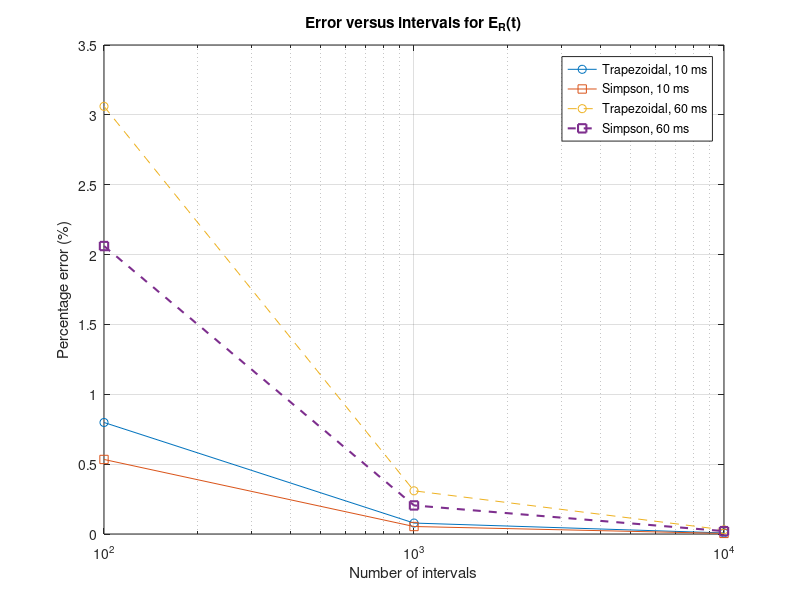
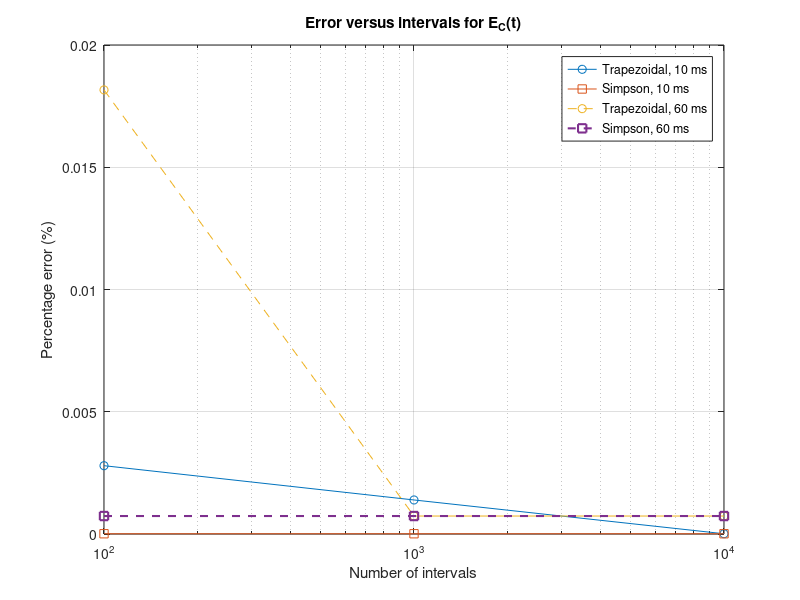

Source code (MATLAB) for these figures, in order:
% Wong Jin Tim
% Student ID: 20612520
% Task VII - Error and Accuracy in Numerical Techniques

clear; clc; close all;

intervals = [100 1000 10000];

trap_ER_10 = [0.798218 0.078316 0.007738];
trap_EC_10 = [0.002794 0.001392 0.0000104];
trap_ER_60 = [3.060891 0.309121 0.029626];
trap_EC_60 = [0.018164 0.000735 0.000735];

simp_ER_10 = [0.533549 0.053614 0.004209];
simp_EC_10 = [0.0000104 0.0000104 0.0000104];
simp_ER_60 = [2.061073 0.204594 0.020537];
simp_EC_60 = [0.000735 0.000735 0.000735];

figure;
semilogx(intervals, trap_ER_10, '-o', intervals, simp_ER_10, '-s', ...
         intervals, trap_ER_60, '--o', intervals, simp_ER_60, '--s', ...
         'LineWidth', 1.5);
grid on;
xlabel('Number of intervals');
ylabel('Percentage error (%)');
title('Error versus intervals for E_R(t)');
legend('Trapezoidal, 10 ms', 'Simpson, 10 ms', ...
       'Trapezoidal, 60 ms', 'Simpson, 60 ms', 'Location', 'best');

figure;
semilogx(intervals, trap_EC_10, '-o', intervals, simp_EC_10, '-s', ...
         intervals, trap_EC_60, '--o', intervals, simp_EC_60, '--s', ...
         'LineWidth', 1.5);
grid on;
xlabel('Number of intervals');
ylabel('Percentage error (%)');
title('Error versus intervals for E_C(t)');
legend('Trapezoidal, 10 ms', 'Simpson, 10 ms', ...
       'Trapezoidal, 60 ms', 'Simpson, 60 ms', 'Location', 'best');
